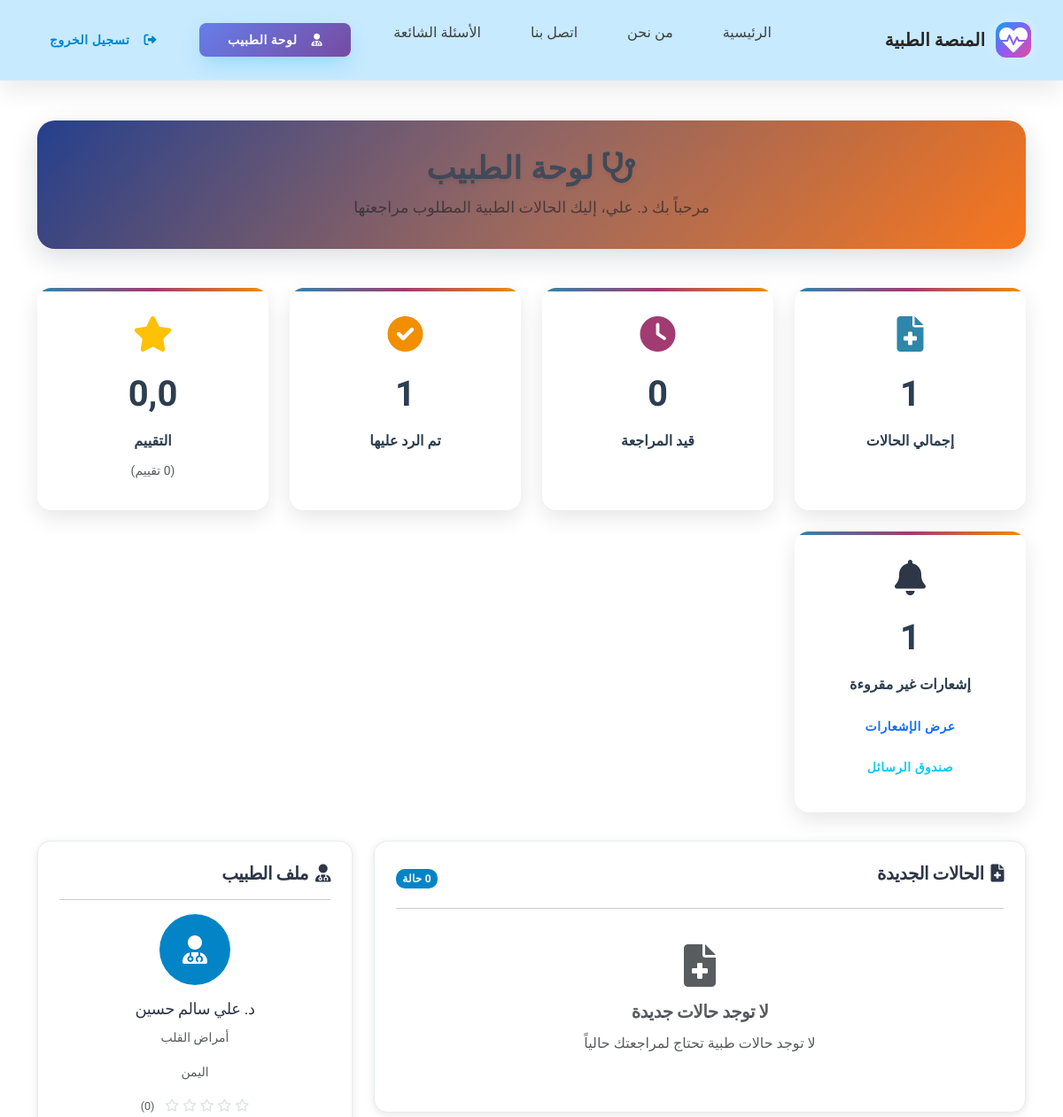
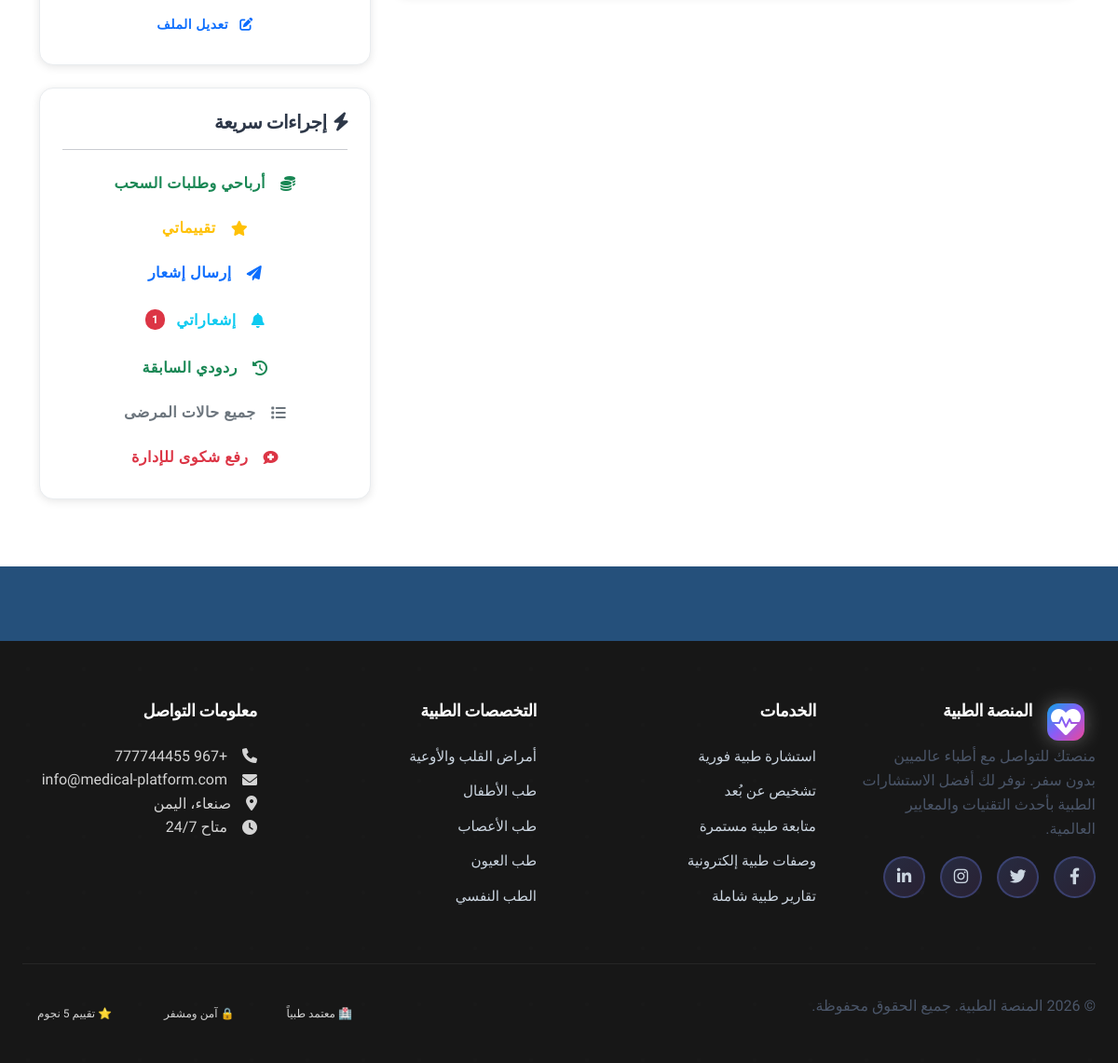
Screenshot of /doctors/dashboard/ (signed in) with the database file from the repository (2 pictures, top to bottom).
### accounts/models.py (models this page shows, shortened)
class CustomUser(AbstractUser):
    USER_TYPE_CHOICES = (
        ('patient', 'مريض'),
        ('doctor', 'طبيب'),
        ('admin', 'مشرف'),
    )
    user_type = models.CharField(max_length=10, choices=USER_TYPE_CHOICES, default='patient')
    phone_number = models.CharField(max_length=15, blank=True, null=True)
    profile_picture = models.ImageField(upload_to='profile_pics/', blank=True, null=True)
    is_verified = models.BooleanField(default=False)
    created_at = models.DateTimeField(auto_now_add=True)
    updated_at = models.DateTimeField(auto_now=True)

### doctors/models.py (models this page shows, shortened)
class Doctor(models.Model):
    SPECIALIZATION_CHOICES = (
        ('general', 'طب عام'),
        ('cardiology', 'أمراض القلب'),
        ('dermatology', 'الأمراض الجلدية'),
        ('neurology', 'الأمراض العصبية'),
        ('orthopedics', 'العظام'),
        ('pediatrics', 'طب الأطفال'),
        ('psychiatry', 'الطب النفسي'),
        ('gynecology', 'أمراض النساء'),
        ('urology', 'المسالك البولية'),
        ('ophthalmology', 'طب العيون'),
        ('ent', 'الأنف والأذن والحنجرة'),
        ('dentistry', 'طب الأسنان'),
    )
    STATUS_CHOICES = (
        ('pending', 'قيد المراجعة'),
        ('approved', 'مقبول'),
        ('rejected', 'مرفوض'),
    )
    user = models.OneToOneField(User, on_delete=models.CASCADE)
    specialization = models.CharField(max_length=20, choices=SPECIALIZATION_CHOICES)
    license_number = models.CharField(max_length=50, unique=True)
    license_image = models.ImageField(upload_to='doctor_licenses/')
    country = models.CharField(max_length=50)
    bio = models.TextField()
    experience_years = models.PositiveIntegerField(default=0)
    consultation_fee = models.DecimalField(max_digits=10, decimal_places=2, default=100.00, verbose_name="رسوم الاستشارة")
    emergency_fee = models.DecimalField(max_digits=10, decimal_places=2, default=200.00, verbose_name="رسوم الطوارئ")
    follow_up_fee = models.DecimalField(max_digits=10, decimal_places=2, default=75.00, verbose_name="رسوم المتابعة")
    currency = models.CharField(max_length=3, default='SAR', verbose_name="العملة")
    accepts_insurance = models.BooleanField(default=False, verbose_name="يقبل التأمين")
    rating = models.DecimalField(max_digits=3, decimal_places=2, default=0.00)
    total_reviews = models.PositiveIntegerField(default=0)
    status = models.CharField(max_length=10, choices=STATUS_CHOICES, default='pending')
    is_available = models.BooleanField(default=True)
    preferred_language = models.CharField(max_length=2, choices=[('ar', 'العربية'), ('en', 'English')], default='ar', verbose_name="اللغة المفضلة")
    created_at = models.DateTimeField(auto_now_add=True)
    updated_at = models.DateTimeField(auto_now=True)
    class Meta:
        verbose_name = 'طبيب'
        verbose_name_plural = 'الأطباء'

### doctors/views.py (the view)
# urls.py: path('dashboard/', views.DoctorDashboardView.as_view(), name='dashboard'),
class DoctorDashboardView(TemplateView):
    template_name = 'doctors/dashboard.html'
    def dispatch(self, request, *args, **kwargs):
        if not request.user.is_authenticated:
            return redirect('accounts:login')
        if request.user.user_type != 'doctor':
            messages.error(request, _('يجب أن تكون طبيباً مسجلاً للوصول لهذه الصفحة.'))
            return redirect('core:home')
        try:
            doctor = Doctor.objects.get(user=request.user)
            if doctor.status != 'approved':
                return redirect('doctors:pending')
        except Doctor.DoesNotExist:
            messages.error(request, _('لم يتم العثور على ملف الطبيب.'))
            return redirect('core:home')
        return super().dispatch(request, *args, **kwargs)
    def get_context_data(self, **kwargs):
        context = super().get_context_data(**kwargs)
        doctor = get_object_or_404(Doctor, user=self.request.user)
        context['doctor'] = doctor
        context['new_cases'] = MedicalCase.objects.filter(
            doctor=doctor,
            status__in=['pending', 'in_progress']
        ).order_by('-created_at')
        context['completed_cases'] = MedicalCase.objects.filter(
            doctor=doctor,
            status='completed'
        ).count()
        context['pending_cases'] = MedicalCase.objects.filter(
            doctor=doctor,
            status='pending'
        ).count()
        context['total_cases'] = MedicalCase.objects.filter(doctor=doctor).count()
        from patients.models import DoctorRating
        from .models import DoctorNotification
        ratings = DoctorRating.objects.filter(doctor=doctor).select_related('patient__user', 'case').order_by('-created_at')
        context['recent_ratings'] = ratings[:5]
        context['total_ratings'] = ratings.count()
        notifications = DoctorNotification.objects.filter(doctor=doctor)
        context['unread_notifications'] = notifications.filter(is_read=False).count()
        from admin_panel.models import AdminMessage
        context['unread_messages_count'] = AdminMessage.objects.filter(
            recipient=self.request.user,
            is_read=False,
        ).count()
        if ratings.exists():
            context['avg_diagnosis_accuracy'] = sum([r.diagnosis_accuracy for r in ratings]) / len(ratings)
            context['avg_treatment_clarity'] = sum([r.treatment_clarity for r in ratings]) / len(ratings)
            context['avg_response_speed'] = sum([r.response_speed for r in ratings]) / len(ratings)
            context['avg_professionalism'] = sum([r.professionalism for r in ratings]) / len(ratings)
            context['avg_communication'] = sum([r.communication for r in ratings]) / len(ratings)
            context['avg_overall_satisfaction'] = sum([r.overall_satisfaction for r in ratings]) / len(ratings)
        else:
            context['avg_diagnosis_accuracy'] = 0
            context['avg_treatment_clarity'] = 0
            context['avg_response_speed'] = 0
            context['avg_professionalism'] = 0
            context['avg_communication'] = 0
            context['avg_overall_satisfaction'] = 0
        return context

### templates/doctors/dashboard.html (shortened to what this page needs)
{% extends 'base.html' %}
{% load i18n %}
{% load static %}
{% block content %}
<div class="container py-4">
    <div class="row">
        <div class="col-12 mb-4">
            <div class="doctor-card doctor-card-header doctor-fade-in">
                <h2><i class="fas fa-stethoscope me-2"></i>{% trans "لوحة الطبيب" %}</h2>
                <p class="text-muted">{% trans "مرحباً بك" %} د. {{ user.first_name }}، {% trans "إليك الحالات الطبية المطلوب مراجعتها" %}</p>
            </div>
        </div>
    </div>
    <div class="doctor-dashboard-grid doctor-slide-up">
        <div class="doctor-stat-card">
            <i class="fas fa-file-medical doctor-stat-icon"></i>
            <div class="doctor-stat-number">{{ total_cases }}</div>
            <div class="doctor-stat-label">{% trans "إجمالي الحالات" %}</div>
        </div>
        <div class="doctor-stat-card">
            <i class="fas fa-clock doctor-stat-icon"></i>
            <div class="doctor-stat-number">{{ pending_cases }}</div>
            <div class="doctor-stat-label">{% trans "قيد المراجعة" %}</div>
        </div>
        <div class="doctor-stat-card">
            <i class="fas fa-check-circle doctor-stat-icon"></i>
            <div class="doctor-stat-number">{{ completed_cases }}</div>
            <div class="doctor-stat-label">{% trans "تم الرد عليها" %}</div>
        </div>
        <div class="doctor-stat-card">
            <i class="fas fa-star doctor-stat-icon"></i>
            <div class="doctor-stat-number">{{ doctor.rating|floatformat:1 }}</div>
            <div class="doctor-stat-label">{% trans "التقييم" %}</div>
            <small class="text-muted">({{ doctor.total_reviews }} {% trans "تقييم" %})</small>
        </div>
        <div class="doctor-stat-card">
            <i class="fas fa-bell doctor-stat-icon"></i>
            <div class="doctor-stat-number">{{ unread_notifications }}</div>
            <div class="doctor-stat-label">{% trans "إشعارات غير مقروءة" %}</div>
            <a href="{% url 'doctors:notifications' %}" class="btn btn-sm btn-outline-primary mt-2">{% trans "عرض الإشعارات" %}</a>
            <a href="{% url 'doctors:messages' %}" class="btn btn-sm btn-outline-info mt-2">
                صندوق الرسائل{% if unread_messages_count %} <span class="badge bg-danger">{{ unread_messages_count }}</span>{% endif %}
            </a>
        </div>
    </div>
    <div class="row">
        <div class="col-md-8">
            <div class="dashboard-card">
                <div class="d-flex justify-content-between align-items-center mb-3">
                    <h5><i class="fas fa-file-medical me-2"></i>{% trans "الحالات الجديدة" %}</h5>
                    <span class="badge bg-primary">{{ new_cases|length }} {% trans "حالة" %}</span>
                </div>
                <hr>
                {% if new_cases %}
                    {% for case in new_cases %}
                    <div class="case-card">
                        <div class="d-flex justify-content-between align-items-start">
                            <div class="flex-grow-1">
                                <div class="d-flex align-items-center mb-2">
                                    <h6 class="mb-0 me-3">{{ case.title }}</h6>
                                    {% if case.priority == 'urgent' %}
                                        <span class="badge bg-danger">
                                            <i class="fas fa-exclamation-triangle me-1"></i>
                                            {% trans "مستعجلة" %}
                                        </span>
                                    {% endif %}
                                </div>
                                <p class="text-muted mb-2">{{ case.description|truncatewords:20 }}</p>
                                <div class="row">
                                    <div class="col-md-6">
                                        <small class="text-muted">
                                            <i class="fas fa-user me-1"></i>
                                            {{ case.patient.user.first_name }} {{ case.patient.user.last_name }}
                                        </small>
                                    </div>
                                    <div class="col-md-6">
                                        <small class="text-muted">
                                            <i class="fas fa-calendar me-1"></i>
                                            {{ case.created_at|date:"d/m/Y H:i" }}
                                        </small>
                                    </div>
                                </div>
                                {% if case.attachments.exists %}
                                <div class="mt-2">
                                    <small class="text-info">
                                        <i class="fas fa-paperclip me-1"></i>
                                        {{ case.attachments.count }} {% trans "مرفق" %}
                                    </small>
                                </div>
                                {% endif %}
                            </div>
                            <div class="text-end">
                                <div class="d-grid gap-2">
                                    <a href="{% url 'doctors:case_detail' case.id %}" class="btn btn-sm btn-outline-primary">
                                        <i class="fas fa-eye me-1"></i>
                                        {% trans "فتح الحالة" %}
                                    </a>
                                    <a href="{% url 'doctors:respond_case' case.id %}" class="btn btn-sm btn-success">
                                        <i class="fas fa-reply me-1"></i>
                                        {% trans "رد على الحالة" %}
                                    </a>
                                </div>
                            </div>
                        </div>
                    </div>
                    {% endfor %}
                {% else %}
                    <div class="text-center py-4">
                        <i class="fas fa-file-medical fa-3x text-muted mb-3"></i>
                        <h5 class="text-muted">{% trans "لا توجد حالات جديدة" %}</h5>
                        <p class="text-muted">{% trans "لا توجد حالات طبية تحتاج لمراجعتك حالياً" %}</p>
                    </div>
                {% endif %}
            </div>
        </div>
        <div class="col-md-4">
            <div class="dashboard-card mb-4">
                <h5><i class="fas fa-user-md me-2"></i>{% trans "ملف الطبيب" %}</h5>
                <hr>
                <div class="text-center mb-3">
                    {% if user.profile_picture %}
                        <img src="{{ user.profile_picture.url }}" alt="{% trans 'د.' %} {{ user.first_name }}" class="rounded-circle" width="80" height="80">
                    {% else %}
                        <div class="bg-primary rounded-circle d-inline-flex align-items-center justify-content-center" style="width: 80px; height: 80px;">
                            <i class="fas fa-user-md fa-2x text-white"></i>
                        </div>
                    {% endif %}
                </div>
                <div class="text-center">
                    <h6>{% trans "د." %} {{ user.first_name }} {{ user.last_name }}</h6>
                    <p class="text-muted small">{{ doctor.get_specialization_display }}</p>
                    <p class="text-muted small">{{ doctor.country }}</p>
                    <div class="rating-stars mb-2">
                        {% for i in "12345" %}
                            {% if forloop.counter <= doctor.rating %}
                                <i class="fas fa-star"></i>
                            {% else %}
                                <i class="far fa-star"></i>
                            {% endif %}
                        {% endfor %}
                        <span class="ms-2 small text-muted">({{ doctor.total_reviews }})</span>
                    </div>
                </div>
                <div class="d-grid">
                    <a href="{% url 'accounts:profile' %}" class="btn btn-outline-primary btn-sm">
                        <i class="fas fa-edit me-1"></i>
                        {% trans "تعديل الملف" %}
                    </a>
                </div>
            </div>
            <div class="dashboard-card">
                <h5><i class="fas fa-bolt me-2"></i>إجراءات سريعة</h5>
                <hr>
                <div class="d-grid gap-2">
                    <a href="{% url 'payments:doctor_earnings' %}" class="btn btn-outline-success">
                        <i class="fas fa-coins me-2"></i>
                        أرباحي وطلبات السحب
                    </a>
                    <a href="{% url 'doctors:my_ratings' %}" class="btn btn-outline-warning">
                        <i class="fas fa-star me-2"></i>
                        تقييماتي
                    </a>
                    <a href="{% url 'doctors:send_notification' %}" class="btn btn-outline-primary">
                        <i class="fas fa-paper-plane me-2"></i>
                        إرسال إشعار
                    </a>
                    <a href="{% url 'doctors:notifications' %}" class="btn btn-outline-info">
                        <i class="fas fa-bell me-2"></i>
                        إشعاراتي
                        {% if unread_notifications > 0 %}
                            <span class="badge bg-danger ms-1">{{ unread_notifications }}</span>
                        {% endif %}
                    </a>
                    <a href="{% url 'doctors:my_responses' %}" class="btn btn-outline-success">
                        <i class="fas fa-history me-2"></i>
                        ردودي السابقة
                    </a>
                    <a href="{% url 'doctors:all_patient_cases' %}" class="btn btn-outline-secondary">
                        <i class="fas fa-list me-2"></i>
                        جميع حالات المرضى
                    </a>
                    <a href="{% url 'doctors:submit_complaint' %}" class="btn btn-outline-danger">
                        <i class="fas fa-comment-medical me-2"></i>
                        رفع شكوى للإدارة
                    </a>
                </div>
            </div>
        </div>
    </div>
</div>
{% endblock %}

### rows the page displays
CustomUser: first_name "علي", last_name "سالم حسين"
Doctor: rating "0,0", specialization "أمراض القلب", country "اليمن", total_reviews "0"

### other values shown
{{ total_cases }} "1"
{{ pending_cases }} "0"
{{ completed_cases }} "1"
{{ unread_notifications }} "1"
